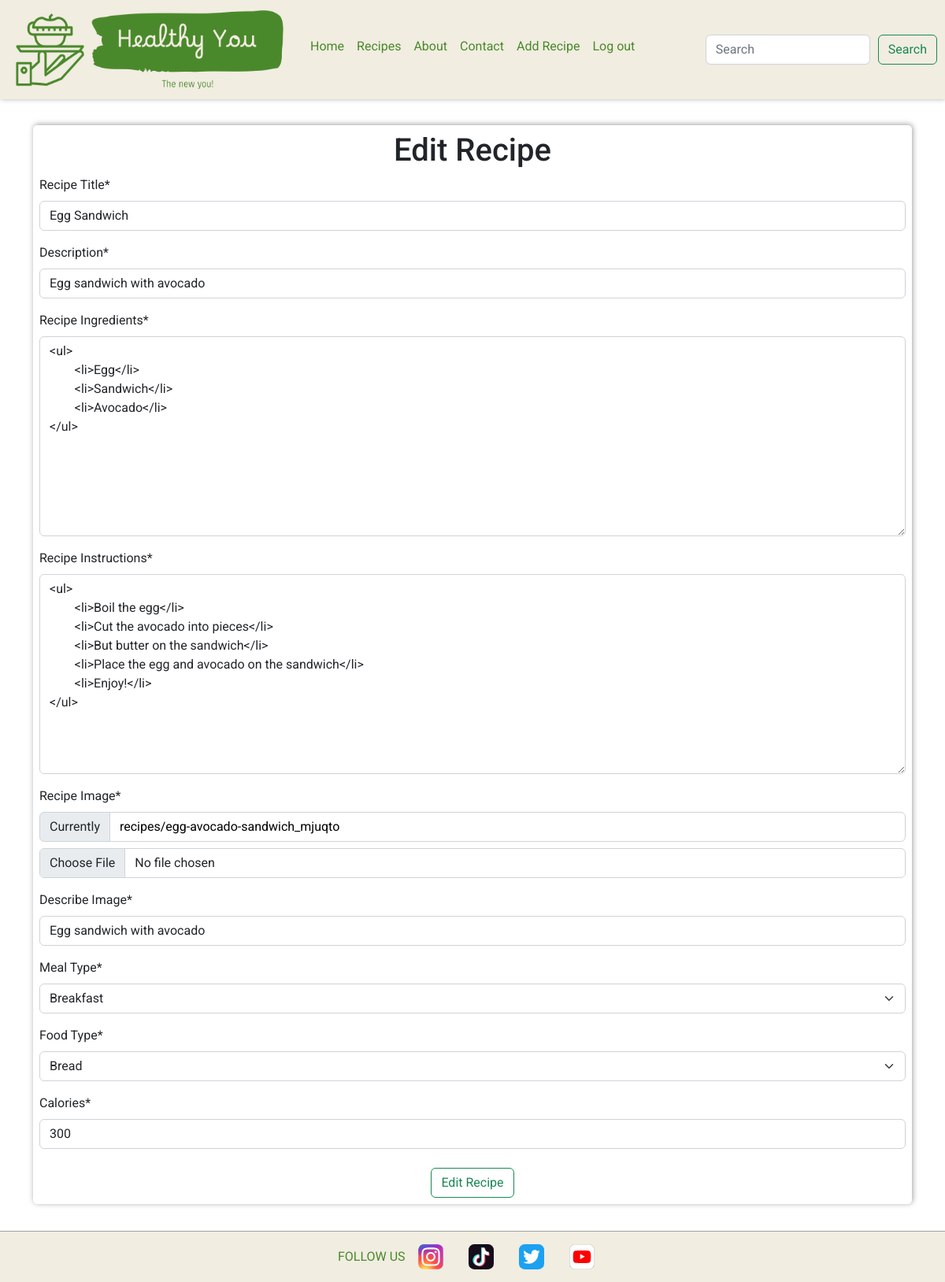
Screenshot of /recipes/edit/5/ (signed in) with the database file from the repository.
### recipes/models.py (models this page shows, shortened)
class Recipe(models.Model):
    user = models.ForeignKey(
        User, related_name="recipe_owner", on_delete=models.CASCADE
    )
    title = models.CharField(max_length=250, null=False, blank=False)
    description = models.CharField(max_length=600, null=False, blank=False)
    ingredients = RichTextField(max_length=9000, null=False, blank=False)
    instructions = RichTextField(max_length=9000, null=False, blank=False)
    image = ResizedImageField(
        size=[400, None],
        quality=75,
        upload_to="recipes/",
        force_format="WEBP",
        blank=False,
        null=False,
    )
    image_description = models.CharField(max_length=150, null=False, blank=False)
    meal_type = models.CharField(max_length=45, choices=MEAL_TYPE, default="lunch")
    food_type = models.CharField(max_length=45, choices=FOOD_TYPE, default="sandwich")
    calories = models.IntegerField()
    posted_date = models.DateTimeField(auto_now=True) # posted date for the recipe
    recipe_rating = models.IntegerField(default=0)  # recipe star rating
    class Meta:
        ordering = ["-posted_date"]

### recipes/views.py (the view)
class EditRecipe(LoginRequiredMixin, UserPassesTestMixin, UpdateView):
    template_name = "recipes/edit_recipe.html"
    model = Recipe
    form_class = RecipeForm
    success_url = "/recipes/"
    def test_func(self):
        return self.request.user == self.get_object().user

### recipes/forms.py
class RecipeForm(forms.ModelForm):
    class Meta:
        model = Recipe
        fields = [
            "title",
            "description",
            "ingredients",
            "instructions",
            "image",
            "image_description",
            "meal_type",
            "food_type",
            "calories",
        ]
        ingredients = forms.CharField(widget=RichTextWidget())
        instructions = forms.CharField(widget=RichTextWidget())
        widget = {
            "description": forms.Textarea(attrs={"rows": 5}),
        }
        labels = {
            "title": "Recipe Title",
            "description": "Description",
            "ingredients": "Recipe Ingredients",
            "instructions": "Recipe Instructions",
            "image": "Recipe Image",
            "image_description": "Describe Image",
            "meal_type": "Meal Type",
            "food_type": "Food Type",
            "calories": "Calories",
        }

### recipes/templates/recipes/edit_recipe.html (shortened to what this page needs)
{% extends "base.html" %}
{% block content %}
<div class="container">
    <form method="POST" enctype="multipart/form-data" class="p-2 form">
        <h1 class="text-center">Edit Recipe</h1>
        {{ form|crispy }}
        <div class="text-center">
            <button type="submit" class="btn mt-2 btn-outline-success">Edit Recipe</button>
        </div>
    </form>
</div>
{% endblock %}

### templates/base.html (shortened to what this page needs)
{% load static %}
<!DOCTYPE html>
<html lang="en">
<head>
    {% block extra_css %}
    <link rel="stylesheet" href="https://cdnjs.cloudflare.com/ajax/libs/bootstrap/5.2.3/css/bootstrap.min.css" />
    <link rel="stylesheet" href="{% static '/css/base.css' %}">
    {% endblock %}
</head>
<body>
    {% include 'includes/header.html' %}
    <main>
        {% block content %}
        {% endblock %}
    </main>
    {% include 'includes/footer.html' %}
</body>
</html>

### templates/includes/header.html (shortened to what this page needs)
{% load static %}
<header>
  {% with request.resolver_match.url_name as url_name %}
  <nav class="navbar navbar-expand-lg navbar-light">
    <a class="navbar-brand" href="{% url 'home' %}"><img src="{% static 'images/healthy-you-logo-transparent2.webp' %}" alt="Healthy You Logo" class="healthy-you-logo"></a>
    <div class="collapse navbar-collapse" id="navbarNav">
      <ul class="navbar-nav me-auto mb-2">
        <li class="nav-item ">
          <a class="nav-link" href="{% url 'home' %}">Home </a>
        </li>
        <li class="nav-item">
          <a class="nav-link {% if url_name == 'recipes' %}active{% endif %}" href="{% url 'recipes' %}">Recipes</a>
        </li>
        <li class="nav-item">
          <a class="nav-link {% if url_name == 'About' %}active{% endif %}" href="{% url 'about' %}">About</a>
        </li>
        <li class="nav-item">
          <a class="nav-link {% if url_name == 'Contact' %}active{% endif %}" href="{% url 'contact' %}">Contact</a>
        </li>
        {% if request.user.is_authenticated %}
        <li class="nav-item">
          <a class="nav-link {% if url_name == 'add_recipe' %}active{% endif %}" href="{% url 'add_recipe' %}">Add Recipe</a>
        </li>
        <li class="nav-item">
          <a class="nav-link {% if url_name == 'accounts_logout' %}active{% endif %}" href="/accounts/logout/">Log out</a>
        </li>
        {% endif %}
      </ul>
      <form class="form-inline">
        <input class="form-control mr-sm-2 search-window" type="search" placeholder="Search" aria-label="Search">
        <button class="btn btn-outline-success my-2 my-sm-0 search-button" type="submit">Search</button>
      </form>
    </div>
    {% endwith %}
  </nav></header>

### templates/includes/footer.html
{% load static %}
<footer>
   <a href="" target="_blank" rel="noopener" aria-label="Follow us text" class="green-text">
    FOLLOW US</a>
    <a href="https://www.instagram.com/" target="_blank" rel="noopener" aria-label="Instgram starting page, opens in a new tab"><img src="{% static '/icons/ig-instagram-icon.svg' %}" alt="Instagram app icon"
        class="social-media-icons"></a>
    <a href="https://www.tiktok.com/" target="_blank" rel="noopener" aria-label="Tiktok starting page, opens in a new tab"><img src="{% static '/icons/tiktok-app-icon.svg' %}" alt="Tiktok app icon"
        class="social-media-icons"></a>
    <a href="https://www.twitter.com/" target="_blank" rel="noopener" aria-label="Youtube starting page, opens in a new tab"><img src="{% static '/icons/twitter-app-icon.svg' %}" alt="Twitter app icon"
        class="social-media-icons"></a>
    <a href="https://www.youtube.com/" target="_blank" rel="noopener" aria-label="Instgram starting page, opens in a new tab"><img src="{% static '/icons/youtube-app-icon.svg' %}" alt="Youtube app icon"
        class="social-media-icons"></a>
</footer>

### static/css/base.css (style rules this page uses)
:root { --title: 'Roboto', 'Sans-serif'; --main-font: 'Roboto', 'Sans-serif'; --background: #fff; --green: #49892a; --darkgreen: #198754; --white: #fff; --off-white: #F1EDE1; --small-box-shadow: 1px -1px 7px 0 #00000061; --border: 1px solid #9fa5a0; }
html, body { height: 100%; }
body { display: flex; flex-direction: column; font-family: var(--main-font); }
h1, h2, h3, h4, h5, h6 { font-family: var(--title); }
main { flex: 10 auto; background-color: var(--white); }
.green-text { color: var(--green); }
a { color: black; text-decoration: none; }
header { background-color: var(--off-white); }
.navbar { background-color: var(--off-white); box-shadow: var(--small-box-shadow); }
a.nav-link { color: var(--green); }
.form-inline { display: flex; flex-direction: row; }
.search-window { margin-right: 10px; }
.search-button { margin-right: 10px; }
img.healthy-you-logo { height: 100px; width: 340px; margin-left: 20px; margin-right: 10px; }
footer { flex-shrink: 0; background-color: var(--off-white); display: flex; flex-direction: row; justify-content: center; align-items: center; border-top: var(--border); }
.social-media-icons { height: 2rem; margin: 1rem; }
.form { width: 100%; margin: 3% auto; box-shadow: var(--small-box-shadow); border-radius: 5px; }

### rows the page displays
Recipe: title "Egg Sandwich", description "Egg sandwich with avocado", ingredients "<ul> <li>Egg</li> <li>Sandwich</li> <li>Avocado</li> </ul>", instructions "<ul> <li>Boil the egg</li> <li>Cut the avocado into pieces</li> <li>But butter on the sandwich</li> <li>Place the egg and avocado on the sandwich</li> <li>Enjoy!</li> </ul>", image_description "Egg sandwich with avocado", meal_type "Breakfast", food_type "Bread", calories "300"
